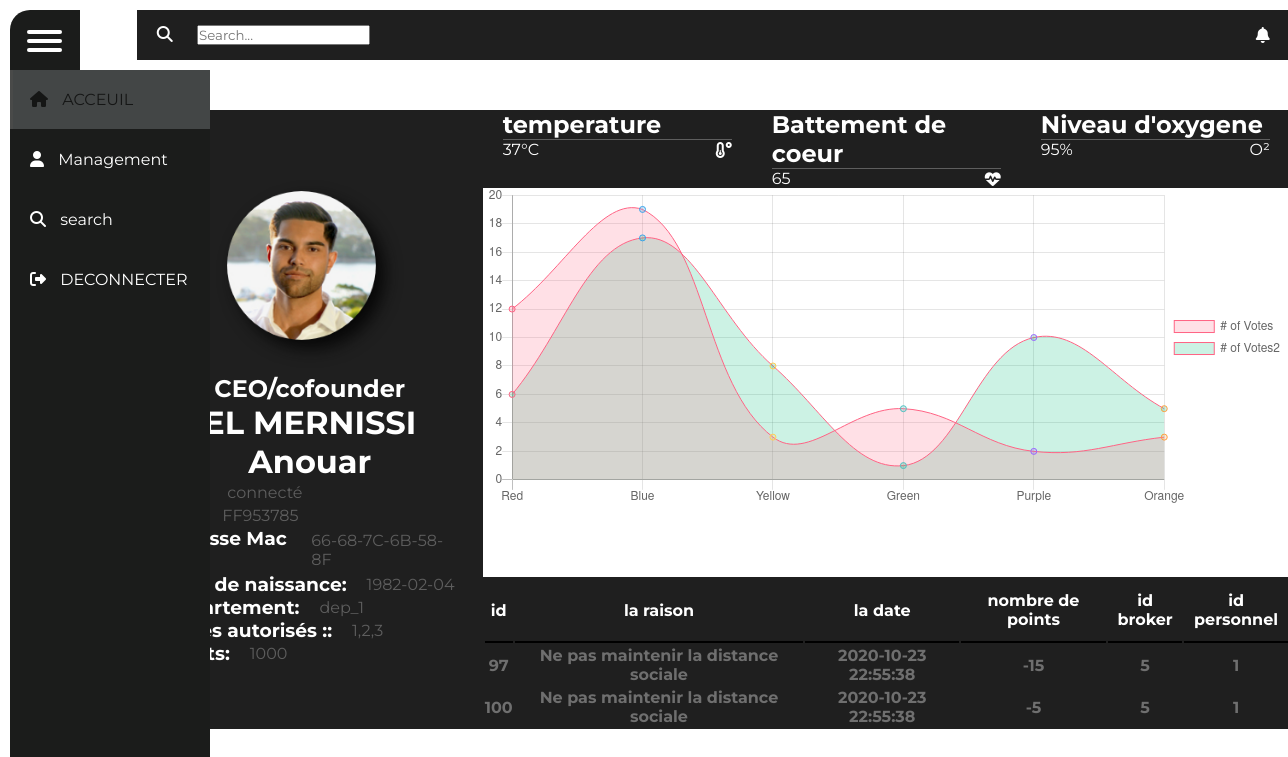
The app's page /project001/profile.php with its own data.
### tables this page shows
CREATE TABLE `personnel` (
  `idPersonnel` int(11) NOT NULL,
  `cinPersonnel` char(10) NOT NULL,
  `nomPersonnel` varchar(50) NOT NULL,
  `prenomPersonnel` varchar(50) NOT NULL,
  `telPersonnel` int(11) NOT NULL,
  `dateNaisPersonnel` date NOT NULL,
  `departementPersonnel` varchar(50) NOT NULL,
  `macBracelet` char(17) NOT NULL,
  `pointsPersonnel` int(11) NOT NULL,
  `onlinePersonnel` tinyint(1) NOT NULL
);

CREATE TABLE `recordpoints` (
  `idRecordPoints` int(11) NOT NULL,
  `raisonRecordPoints` varchar(250) NOT NULL,
  `dateRecordPoints` datetime NOT NULL,
  `nbPoints` int(11) NOT NULL,
  `idBroker` int(11) DEFAULT NULL,
  `idPersonnel` int(11) DEFAULT NULL
);

### project001/profile.php (the view, shortened to what this page needs)
<?php
$pdo = pdo_connect_mysql();
    $stmt = $pdo->prepare('SELECT * FROM personnel WHERE 	idPersonnel = ?');
    $stmt->execute(["1"]);
    $data_p = $stmt->fetch(PDO::FETCH_ASSOC);
    $stmt = $pdo->prepare('SELECT * FROM recordpoints WHERE 	idPersonnel = ?'  );
    $stmt->execute(["1"]);
     $data_points = $stmt->fetchAll();
?>
<!DOCTYPE html>
<html lang="en">
<head>
    <link href="style.css" rel="stylesheet" type="text/css">
    <link rel="stylesheet" href="css/styles.css">
    <link rel="stylesheet" href="Chart.min.css"  type='text/css'>
</head>
<body>
<div class="wrapper">
  <div class="top_navbar">
    <div class="hamburger">
       <div class="one"></div>
       <div class="two"></div>
       <div class="three"></div>
    </div>
  </div>
  <div class="sidebar">
      <ul>
        <li><a href="index.php" class="active">
          <span class="icon"><i class="fas fa-home"></i></span>
          <span class="title">ACCEUIL</span></a></li>
        <li><a href="Personne/personne.php">
          <span class="icon"><i class="fas fa-user"></i></span>
          <span class="title">Management</span>
          </a></li>
        <li><a href="search.php">
          <span class="icon"><i class="fas fa-search"></i></span>
          <span class="title">search</span>
          </a></li>
        <li><a href="Logout.php">
          <span class="icon"><i class="fas fa-sign-out-alt"></i></span>
          <span class="title">DECONNECTER</span>
          </a></li>
    </ul>
  </div>
    <div class="container">
        <div class="right_side" style = "margin-left:10%">
                        <div class="link-icons" id="menu_hea">
                            <div class="search">
                                <i class="fas fa-search"></i>
                                <input type="text" placeholder="Search...">
                            </div>
                            <div class="notifications">
                                <a href="index.php?page=cart" title="Shopping Cart">
                                    <i class="fas fa-bell"></i>
                                </a>
                            </div>
                        </div>
            <div class="profile_content">
                <div class="board">
                    <div class="card_p">
                        <img src="images/avatar.png" alt="pp">
                        <h2>CEO/cofounder</h2>
                        <h1><?=$data_p['nomPersonnel']?></h1>
                        <h1><?=$data_p['prenomPersonnel']?></h1>
                        <div class="section_text">
                            <div class="container_text">
                                <h3>Etat:</h3>
                                <p> connecté</p>
                            </div>
                            <div class="container_text">
                                <h3>CIN:</h3>
                                <p> <?=$data_p['cinPersonnel']?></p>
                            </div>
                            <div class="container_text">
                                <h3>Adresse Mac :</h3>
                                <p> <?=$data_p['macBracelet']?></p>
                            </div>
                            <div class="container_text">
                                <h3>Date de naissance:</h3>
                                <p> <?=$data_p['dateNaisPersonnel']?></p>
                            </div>
                            <div class="container_text">
                                <h3>Département: </h3>
                                <p> <?=$data_p['departementPersonnel']?></p>
                            </div>
                            <div class="container_text">
                                <h3>Zones autorisés ::</h3>
                                <p> 1,2,3</p>
                            </div>
                            <div class="container_text">
                                <h3>Points:</h3>
                                <p> <?=$data_p['pointsPersonnel']?></p>
                            </div>
                         </div>
                    </div>
                </div>
                <div class="graphs">
                    <div class="health_p">
                        <div class="temperature">
                            <div class="stat_header">
                                <h2>temperature</h2>
                            </div>
                            <div class="stat_values">
                                <p class="stat">37°C</p>
                                <i class="fas fa-temperature-low"></i>
                            </div>
                        </div>
                        <div class="coeur">
                            <div class="stat_header">
                                <h2>Battement de coeur</h2>
                            </div>
                            <div class="stat_values">
                                <p class="stat">65</p>
                                <i class="fas fa-heartbeat"></i>
                            </div>
                        </div>
                        <div class="oxygene">
                            <div class="stat_header">
                                <h2>Niveau d'oxygene</h2>
                            </div>
                            <div class="stat_values">
                                <p class="stat">95%</p>
                                <p id="O2">O²</p>
                            </div>
                        </div>
                    </div>
                 <canvas id="myChart" width="1000" height="400"></canvas>
                    <div class="record_p">
                        <table class="table table-dark">
                            <thead class="table_head">
                              <tr>
                                <th >id</th>
                                <th >la raison</th>
                                <th >la date</th>
                                <th >nombre de points</th>
                                <th >id broker</th>
                                <th >id personnel</th>
                            </tr>
                            </thead>
                            <tbody>
                            <?php foreach ($data_points as $points): ?>
                              <tr>
                                <th><?=$points['idRecordPoints']?></th>
                                <th><?=$points['raisonRecordPoints']?></th>
                                <th><?=$points['dateRecordPoints']?></th>
                                <th><?=$points['nbPoints']?></th>
                                <th><?=$points['idBroker']?></th>
                                <th><?=$points['idPersonnel']?></th>
                              </tr>
                            <?php endforeach; ?>
                            </tbody>
                          </table>
                    </div>
                </div>
            </div>
        </div>
    </div>
    <script>
        document.addEventListener("DOMContentLoaded", function(event) {
    var ctx = document.getElementById('myChart').getContext('2d');
    var myChart = new Chart(ctx, {
        type: 'line',
        data: {
            labels: ['Red', 'Blue', 'Yellow', 'Green', 'Purple', 'Orange'],
            datasets: [{
                label: '# of Votes',
                data: [12, 19, 3, 5, 2, 3],
                backgroundColor: [
                    'rgba(255, 99, 132, 0.2)',
                    'rgba(54, 162, 235, 0.2)',
                    'rgba(255, 206, 86, 0.2)',
                    'rgba(75, 192, 192, 0.2)',
                    'rgba(153, 102, 255, 0.2)',
                    'rgba(255, 159, 64, 0.2)'
                ],
                borderColor: [
                    'rgba(255, 99, 132, 1)',
                    'rgba(54, 162, 235, 1)',
                    'rgba(255, 206, 86, 1)',
                    'rgba(75, 192, 192, 1)',
                    'rgba(153, 102, 255, 1)',
                    'rgba(255, 159, 64, 1)'
                ],
                borderWidth: 1
            },
            {
                label: '# of Votes2',
                data: [6, 17, 8, 1, 10, 5],
                backgroundColor: [
                    'rgba(2, 188, 119, 0.2)',
                    'rgba(2, 188, 119, 0.2)',
                    'rgba(2, 188, 119, 0.2)',
                    'rgba(2, 188, 119, 0.2)',
                    'rgba(2, 188, 119, 0.2)',
                    'rgba(2, 188, 119, 0.2)'
                ],
                borderColor: [
                    'rgba(255, 99, 132, 1)',
                    'rgba(54, 162, 235, 1)',
                    'rgba(255, 206, 86, 1)',
                    'rgba(75, 192, 192, 1)',
                    'rgba(153, 102, 255, 1)',
                    'rgba(255, 159, 64, 1)'
                ],
                borderWidth: 1
            }]
        },
        options: {
            scales: {
                yAxes: [{
                    ticks: {
                        beginAtZero: true
                    }
                }]
            },
            legend: {
                position:'right'
            }
        }
    });
  });
    </script>
</body>
</html>

### project001/style.css (style rules this page uses)
body { background-color: #000; color: white; }
body .container { display: -webkit-box; display: -ms-flexbox; display: flex; }
body .right_side { width: 100%; }
body .right_side #menu_hea { display: -webkit-box; display: -ms-flexbox; display: flex; -webkit-box-pack: justify; -ms-flex-pack: justify; justify-content: space-between; -webkit-box-align: center; -ms-flex-align: center; align-items: center; margin-bottom: 50px; background-color: #1F1F1F; height: 50px; }
body .right_side #menu_hea i { color: white; margin: 0 20px 0 20px; }
body .right_side .profile_content { display: -webkit-box; display: -ms-flexbox; display: flex; }
body .right_side .profile_content .board { display: -webkit-box; display: -ms-flexbox; display: flex; -webkit-box-pack: center; -ms-flex-pack: center; justify-content: center; width: 30%; }
body .right_side .profile_content .board .card_p { background-color: #1F1F1F; display: -webkit-box; display: -ms-flexbox; display: flex; -webkit-box-orient: vertical; -webkit-box-direction: normal; -ms-flex-direction: column; flex-direction: column; -webkit-box-pack: center; -ms-flex-pack: center; justify-content: center; -webkit-box-align: center; -ms-flex-align: center; align-items: center; padding: 2vw; }
body .right_side .profile_content .board .card_p img { width: 200px; height: 200px; border-radius: 100px; top: -50px; }
body .right_side .profile_content .board .card_p .section_text .container_text { display: -webkit-box; display: -ms-flexbox; display: flex; -webkit-box-align: center; -ms-flex-align: center; align-items: center; }
body .right_side .profile_content .board .card_p .section_text .container_text h3 { margin-right: 20px; }
body .right_side .profile_content .board .card_p .section_text .container_text p { color: #5E5E5E; }
body .right_side .profile_content .graphs { display: -webkit-box; display: -ms-flexbox; display: flex; -webkit-box-orient: vertical; -webkit-box-direction: normal; -ms-flex-direction: column; flex-direction: column; width: 70%; }
body .right_side .profile_content .graphs .health_p { display: -webkit-box; display: -ms-flexbox; display: flex; -webkit-box-pack: space-evenly; -ms-flex-pack: space-evenly; justify-content: space-evenly; }
body .right_side .profile_content .graphs .health_p .coeur, body .right_side .profile_content .graphs .health_p .temperature, body .right_side .profile_content .graphs .health_p .oxygene { background-color: #1F1F1F; width: 300px; padding: 0 20px 0 20px; }
body .right_side .profile_content .graphs .health_p .coeur h2, body .right_side .profile_content .graphs .health_p .temperature h2, body .right_side .profile_content .graphs .health_p .oxygene h2 { border-bottom: 1px solid #5E5E5E; }
body .right_side .profile_content .graphs .health_p .coeur .stat_values, body .right_side .profile_content .graphs .health_p .temperature .stat_values, body .right_side .profile_content .graphs .health_p .oxygene .stat_values { display: -webkit-box; display: -ms-flexbox; display: flex; -webkit-box-pack: justify; -ms-flex-pack: justify; justify-content: space-between; -webkit-box-align: center; -ms-flex-align: center; align-items: center; }
body .right_side .profile_content .record_p { margin-top: 20px; display: -webkit-box; display: -ms-flexbox; display: flex; -webkit-box-pack: center; -ms-flex-pack: center; justify-content: center; -webkit-box-align: center; -ms-flex-align: center; align-items: center; }
body .right_side .profile_content .record_p .table-dark { width: 100%; background-color: #1F1F1F; }
body .right_side .profile_content .record_p .table-dark thead tr { height: 8vh; }
body .right_side .profile_content .record_p .table-dark thead tr th { border-bottom: 2px solid black; margin: 0%; padding: 0%; }
body .right_side .profile_content .record_p .table-dark tbody tr { height: 5vh; border-bottom: 2px solid black; }
body .right_side .profile_content .record_p .table-dark tbody tr th { color: #6f6f6f; }

### records on screen
personnel: nomPersonnel "EL MERNISSI", prenomPersonnel "Anouar", cinPersonnel "FF953785", macBracelet "66-68-7C-6B-58-8F", dateNaisPersonnel "1982-02-04", departementPersonnel "dep_1", pointsPersonnel "1000"
recordpoints: idRecordPoints "97", raisonRecordPoints "Ne pas maintenir la distance sociale", dateRecordPoints "2020-10-23 22:55:38", nbPoints "-15", idBroker "5", idPersonnel "1"
recordpoints: idRecordPoints "100", raisonRecordPoints "Ne pas maintenir la distance sociale", dateRecordPoints "2020-10-23 22:55:38", nbPoints "-5", idBroker "5", idPersonnel "1"
